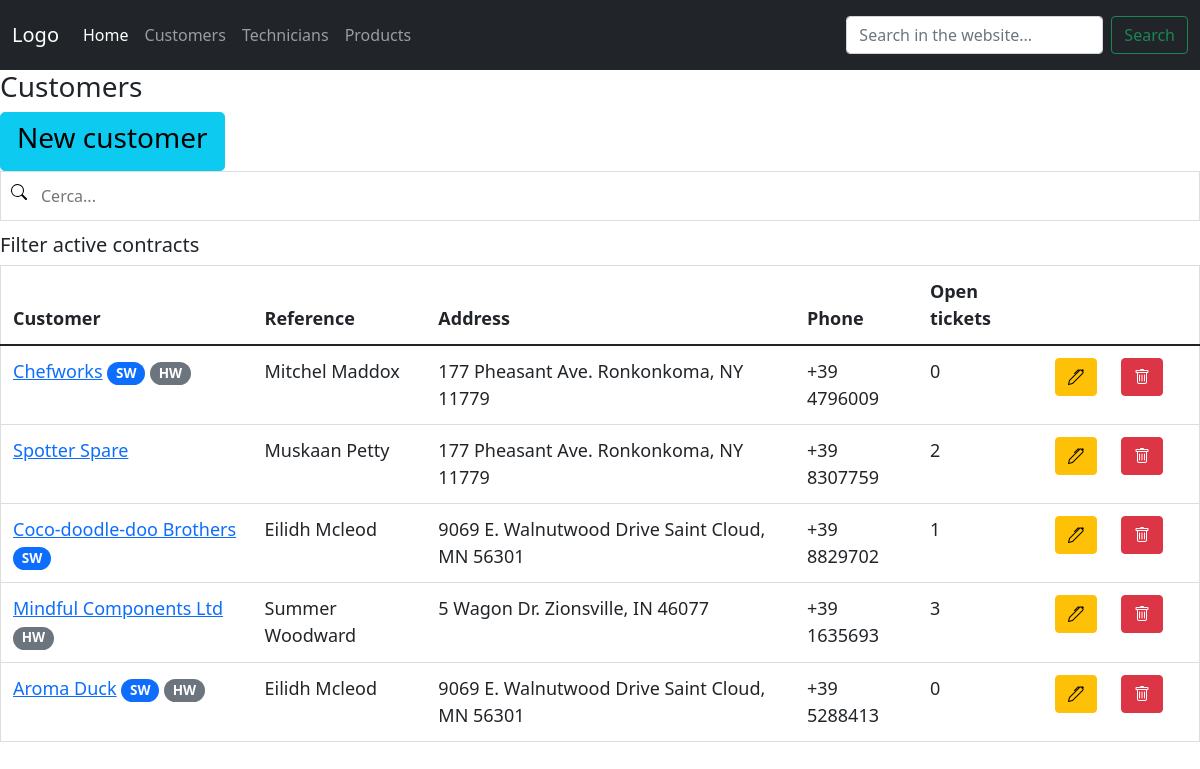
/customer_list, run on the app's committed database.
### hotline/models.py (models this page shows, shortened)
class customer(models.Model):
    name = models.CharField(max_length=255)
    reference = models.CharField(max_length=255)
    reference_phone = models.CharField(max_length=50, null=True, blank=True)
    reference_email = models.CharField(max_length=50, null=True, blank=True)
    address = models.CharField(max_length=255, null=True, blank=True)
    phone = models.CharField(max_length=255, null=True, blank=True)
    sw_contract = BooleanField(default=False)
    hw_contract = BooleanField(default=False)

### hotline/views.py (the view)
# urls.py: path('customer_list', views.customer_list, name="customer_list"),
def customer_list(request):
    context = {
        'customers': all_customers,
    }
    return render(request, 'hotline/customer_list.html', context)

### hotline/templates/hotline/customer_list.html
{% extends 'hotline/home.html' %}
{% block content %}
<h3>Customers</h3>
<a href="{% url 'new_customer' %}" class="btn btn-info btn-lg"><h3>New customer</h3></a>
<input type="text" id="SearchInput" onkeyup="filterTable()" placeholder="Cerca..." title="Type in a name">
<h5>Filter active contracts</h5>
<table id="searchableTable" class="table table-responsive table-hover">
    <thead class="thead dark">
        <tr>
            <th scope="col">Customer</th>
            <th scope="col">Reference</th>
            <th scope="col">Address</th>
            <th scope="col">Phone</th>
            <th scope="col">Open tickets</th>
            <th scope="col"></th>
            <th scope="col"></th>
        </tr>
    </thead>
    <tbody>
        {% for customer in customers %}
        <tr>
            <td><a href="{% url 'customer_detail' customer.id %}">{{customer.name}}</a>
                {% if customer.sw_contract == True %}
                <span class="badge rounded-pill bg-primary">SW</span>
                {% endif %}
                {% if customer.hw_contract == True %}
                <span class="badge rounded-pill bg-secondary">HW</span>
                {% endif %}
            </td>
            <td>{{customer.reference}}</td>
            <td>{{customer.address}}</td>
            <td>{{customer.phone}}</td>
            <td>{{customer.ticket_set.count}}</td>
            <td><a href="{% url 'update_customer' customer.id %}"><span class="btn btn-warning"><i class="bi bi-pen"></i></span></a></td>
            <td><span class="btn btn-danger"><i class="bi bi-trash"></i></span></td>
            <td></td>
        </tr>
        {% endfor %}
    </tbody>
</table>
{% endblock %}

### static/css/style.css (style rules this page uses)
#SearchInput { background-image: url('../images/search.svg'); background-position: 10px 12px; background-repeat: no-repeat; width: 100%; font-size: 16px; padding: 12px 20px 12px 40px; border: 1px solid #ddd; margin-bottom: 12px; }
#searchableTable { border-collapse: collapse; width: 100%; border: 1px solid #ddd; font-size: 18px; }
#searchableTable th, #searchableTable td { text-align: left; padding: 12px; }
#searchableTable tr { border-bottom: 1px solid #ddd; }

### data on the page
customer: name "Chefworks", sw_contract "SW", hw_contract "HW", reference "Mitchel Maddox", address "177 Pheasant Ave. Ronkonkoma, NY 11779", phone "+39 4796009", ticket_set.count "0"
customer: name "Spotter Spare", reference "Muskaan Petty", address "177 Pheasant Ave. Ronkonkoma, NY 11779", phone "+39 8307759", ticket_set.count "2"
customer: name "Coco-doodle-doo Brothers", sw_contract "SW", reference "Eilidh Mcleod", address "9069 E. Walnutwood Drive Saint Cloud, MN 56301", phone "+39 8829702", ticket_set.count "1"
customer: name "Mindful Components Ltd", hw_contract "HW", reference "Summer Woodward", address "5 Wagon Dr. Zionsville, IN 46077", phone "+39 1635693", ticket_set.count "3"
customer: name "Aroma Duck", sw_contract "SW", hw_contract "HW", reference "Eilidh Mcleod", address "9069 E. Walnutwood Drive Saint Cloud, MN 56301", phone "+39 5288413", ticket_set.count "0"
